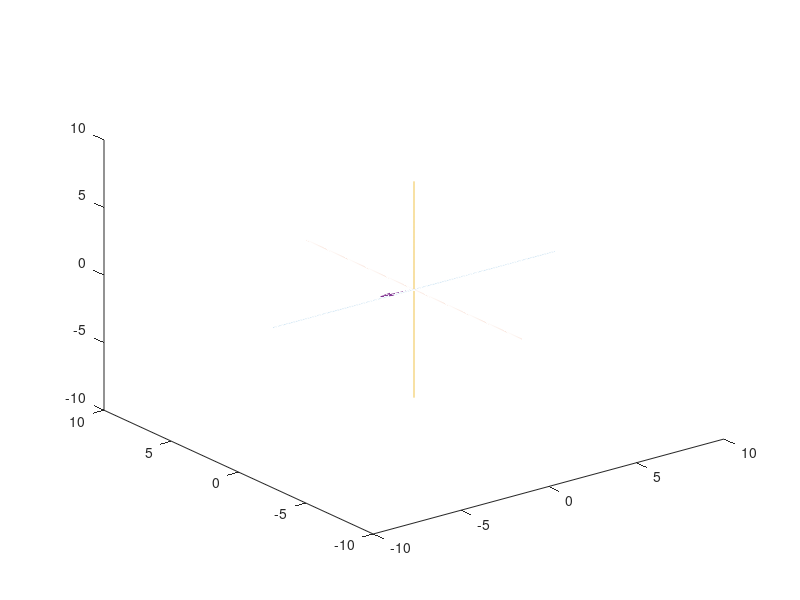

The MATLAB script that drew this image: (Note: this script raises an error after producing the figure.)
clearvars -except m
Data = csvread('LeftArmMotionData.csv', 1,0);

Time = Data(1:end, 1);
Size = length(Time);
%--------------------------------------------------------------------------
%Arm_1 Vector Length
Arm_1 = Data(1:end, 2);

%Arm_2 Vector Length
Arm_2 = Data(1:end, 5);

%Arm_3 Vector Length
Arm_3 = Data(1:end, 8);


%--------------------------------------------------------------------------

%Arm 1------------------------------------------
%Phi Angle Setter
Upper_Arm_Phi = pi/180*Data(1:end, 3);
[UAPmax, Upper_Arm_Phi_max] = max(Upper_Arm_Phi);
[UAPmin, Upper_Arm_Phi_min] = min(Upper_Arm_Phi);

%Theta Angle Setter
Upper_Arm_Theta = pi/180*Data(1:end, 4);
[UATmax, Upper_Arm_Theta_max] = max(Upper_Arm_Theta);
[UATmin, Upper_Arm_Theta_min] = min(Upper_Arm_Theta);

%Arm 2------------------------------------------
%Phi Angle Setter
Forearm_Phi = pi/180*Data(1:end, 6);
[FPmax, Forearm_Phi_max] = max(Forearm_Phi);
[FPmin, Forearm_Phi_min] = min(Forearm_Phi);

%Theta Angle Setter
Forearm_Theta = pi/180*Data(1:end, 7);
[FTmax, Forearm_Theta_max] = max(Forearm_Theta);
[FTmin, Forearm_Theta_min] = min(Forearm_Theta);

%Arm 3------------------------------------------
%Phi Angle Setter
Hand_Phi = pi/180*Data(1:end, 9);
[HPmax, Hand_Phi_max] = max(Forearm_Theta);
[HPmin, Hand_Phi_min] = min(Forearm_Theta);

%Theta Angle Setter
Hand_Theta = pi/180*Data(1:end, 10);
[HTmax, Hand_Theta_max] = max(Forearm_Theta);
[HTmin, Hand_Theta_min] = min(Forearm_Theta);





%--------------------------------------------------------------------------
%Conversion from Spherical to Rectangular Coordinates 
%Arm 1
x_1 = Arm_1.*sin(Upper_Arm_Phi).*cos(Upper_Arm_Theta);
y_1 = Arm_1.*sin(Upper_Arm_Phi).*sin(Upper_Arm_Theta);
z_1 = Arm_1.*cos(Upper_Arm_Phi);

%Arm 2
x_2 = Arm_2.*sin(Forearm_Phi).*cos(Forearm_Theta);
y_2 = Arm_2.*sin(Forearm_Phi).*sin(Forearm_Theta);
z_2 = Arm_2.*cos(Forearm_Phi);

%Arm 3
x_3 = Arm_3.*sin(Hand_Phi).*cos(Hand_Theta);
y_3 = Arm_3.*sin(Hand_Phi).*sin(Hand_Theta);
z_3 = Arm_3.*cos(Hand_Phi);


%--------------------------------------------------------------------------
%Line/Axis Plots 
t1a = -8:.01:8;
t1b = 0*t1a;
t1c = 0*t1a;

t2b = -8:.01:8;
t2a = 0*t2b;
t2c = 0*t2b;

t3c = -8:.01:8;
t3a = 0*t3c;
t3b = 0*t3c;

%--------------------------------------------------------------------------
%Graphing loop
for j = 1:Size
    %Plot Axes
    plot3(t1a, t1b, t1c);
    hold on
    plot3(t2a, t2b, t2c);
    hold on
    plot3(t3a, t3b, t3c);
    hold on
    
    %Coordinate Set
    %Arm 1
    x2_begin_1 = 0;
    y2_begin_1 = 0;
    z2_begin_1 = 0;
    
    x2_1 = x_1(j);
    y2_1 = y_1(j);
    z2_1 = z_1(j);
    
    %Arm_2
    x2_begin_2 = x2_1;
    y2_begin_2 = y2_1;
    z2_begin_2 = z2_1;
    
    x2_2 = x_2(j) + x2_begin_2;
    y2_2 = y_2(j) + y2_begin_2;
    z2_2 = z_2(j) + z2_begin_2;
    
    %Arm_3
    x2_begin_3 = x2_2;
    y2_begin_3 = y2_2;
    z2_begin_3 = z2_2;
    
    x2_3 = x_3(j) + x2_begin_3;
    y2_3 = y_3(j) + y2_begin_3;
    z2_3 = z_3(j) + z2_begin_3;
    
    %Arm_1
    q_1 = quiver3([x2_begin_1],[y2_begin_1],[z2_begin_1],[x2_1],[y2_1],[z2_1]);
    switch(j)
        case Upper_Arm_Phi_max
            q_1.Color = 'blue';
        case Upper_Arm_Phi_min
            q_1.Color = 'red';
        case Upper_Arm_Theta_max
            q_1.Color = 'green';
        case Upper_Arm_Theta_min
            q_1.Color = 'm';
        otherwise
            q_1.Color = 'black';
    end
    q_1.LineWidth = 10;
    q_1.Marker = 'h';
    q_1.MarkerSize = 20;
    q_1.MarkerFaceColor = 'blue';
    q_1.MarkerEdgeColor = 'blue';
    q_1.ShowArrowHead = 'off';
    q_1.AlignVertexCenters = 'on';
    hold on
    
    %Arm_2
    q_2 = quiver3([x2_begin_2],[y2_begin_2],[z2_begin_2],[x2_2],[y2_2],[z2_2]);
    switch(j)
        case Forearm_Phi_max
            q_2.Color = 'blue';
        case Forearm_Phi_min
            q_2.Color = 'red';
        case Forearm_Theta_max
            q_2.Color = 'green';
        case Forearm_Theta_min
            q_2.Color = 'm';
        otherwise
            q_2.Color = 'black';
    end
    q_2.LineWidth = 10;
    q_2.Marker = 'h';
    q_2.MarkerSize = 20;
    q_2.MarkerFaceColor = 'blue';
    q_2.MarkerEdgeColor = 'blue';
    q_2.ShowArrowHead = 'off';
    q_2.AlignVertexCenters = 'on';
    hold on
    
    %Arm_3
    q_3 = quiver3([x2_begin_3],[y2_begin_3],[z2_begin_3],[x2_3],[y2_3],[z2_3]);
    switch(j)
        case Hand_Phi_max
            q_3.Color = 'blue';
        case Hand_Phi_min
            q_3.Color = 'red';
        case Hand_Theta_max
            q_3.Color = 'green';
        case Hand_Theta_min
            q_3.Color = 'm';
        otherwise 
            q_3.Color = 'black';
    end
    q_3.LineWidth = 10;
    q_3.Marker = 'h';
    q_3.MarkerSize = 20;
    q_3.MarkerFaceColor = 'blue';
    q_3.MarkerEdgeColor = 'blue';
    q_3.ShowArrowHead = 'on';
    q_3.AlignVertexCenters = 'on';
    hold on
    
    axis([-5 5 -5 5 -5 5])
    drawnow
    pause(.005)
    hold on
end

%Table Var Names - for min and max export
Upper_Arm_Phi = [UAPmax; Upper_Arm_Phi_max; UAPmin; Upper_Arm_Phi_min];
Upper_Arm_Theta = [UATmax; Upper_Arm_Theta_max; UATmin; Upper_Arm_Theta_min];
Forearm_Phi = [FPmax;Forearm_Phi_max;FPmin; Forearm_Phi_min];
Forearm_Theta = [FTmax;Forearm_Theta_max; FTmin; Forearm_Theta_min];
Hand_Phi = [HPmax; Hand_Phi_max; HPmin; Hand_Phi_min];
Hand_Theta = [HTmax; Hand_Theta_max; HTmin; Hand_Theta_min];

RowNames = {'Max'; 'Time Index # at which Max occurred'; 'Min'; 'Time Index # at which Min occurred'};


%Make and export CSV file with Min and Max values
T = table(Upper_Arm_Phi, Upper_Arm_Theta, Forearm_Phi, Forearm_Theta, Hand_Phi, Hand_Theta, 'RowNames', RowNames);
writetable(T, 'ArmMotion_Min_Max_Data.csv', 'WriteRowNames', true);

%Type out CSV file in Command Window
type 'ArmMotion_Min_Max_Data.csv'
clearvars -except m
